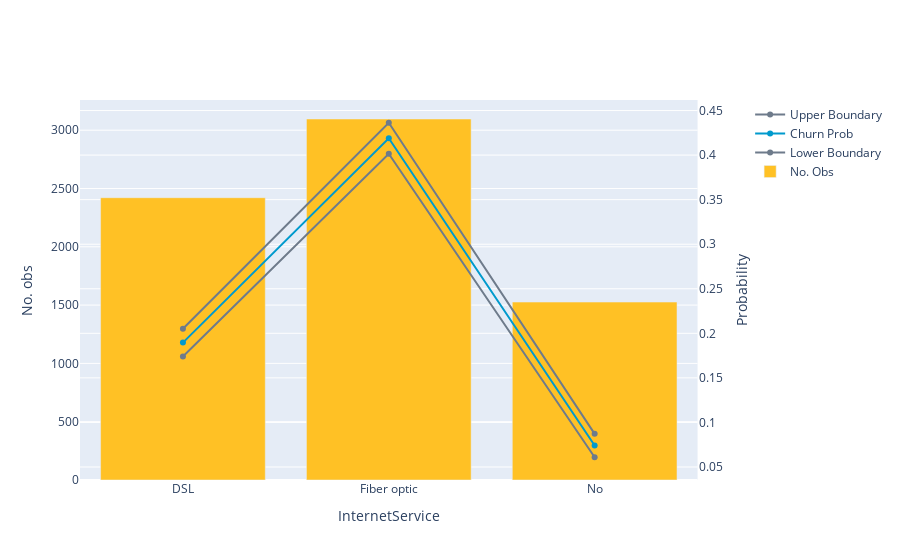

Notebook cell for this chart:
### Markdown cell above
**InternetService**:

Here we have some interesting results:

* Fiber optic: Has the highest churn probability, 41.8%. Probably there something about the service that we can improve in order to retain more customers. We might be not accomplishing our customer's expectation in term of internet speed.

* DSL: The probability, as well as their confidence interval, are under the mean churn probability, however, from a business perspective we might be wanting to turn this type of service into Fiber Optic.

* No Internet Service: Th category with the lowest churn probability, this might be interpreted as a clear sign that we have to improve our Internet Service.

### Code cell
df_z_test = compare_churn_prob(df, 'InternetService')
display(df_z_test)

### Figure 1 — Plotly figure (JSON) as saved in the notebook; plotly's stock layout.template omitted (floating-point values rounded to 4 significant figures)
{"data": [{"marker": {"color": "#6E7B8B"}, "name": "Upper Boundary", "type": "scatter", "x": ["DSL", "Fiber optic", "No"], "xaxis": "x", "y": [0.2052, 0.4363, 0.08719], "yaxis": "y2"}, {"marker": {"color": "#009ACD"}, "name": "Churn Prob", "type": "scatter", "x": ["DSL", "Fiber optic", "No"], "xaxis": "x", "y": [0.1896, 0.4189, 0.07405], "yaxis": "y2"}, {"marker": {"color": "#6E7B8B"}, "name": "Lower Boundary", "type": "scatter", "x": ["DSL", "Fiber optic", "No"], "xaxis": "x", "y": [0.174, 0.4015, 0.06091], "yaxis": "y2"}, {"marker": {"color": "#FFC125"}, "name": "No. Obs", "type": "bar", "x": ["DSL", "Fiber optic", "No"], "xaxis": "x", "y": [2421, 3096, 1526], "yaxis": "y"}], "layout": {"xaxis": {"anchor": "y", "domain": [0, 0.94], "title": {"text": "InternetService"}}, "yaxis": {"anchor": "x", "domain": [0, 1], "title": {"text": "No. obs"}}, "yaxis2": {"anchor": "x", "overlaying": "y", "side": "right", "title": {"text": "Probability"}}}}
